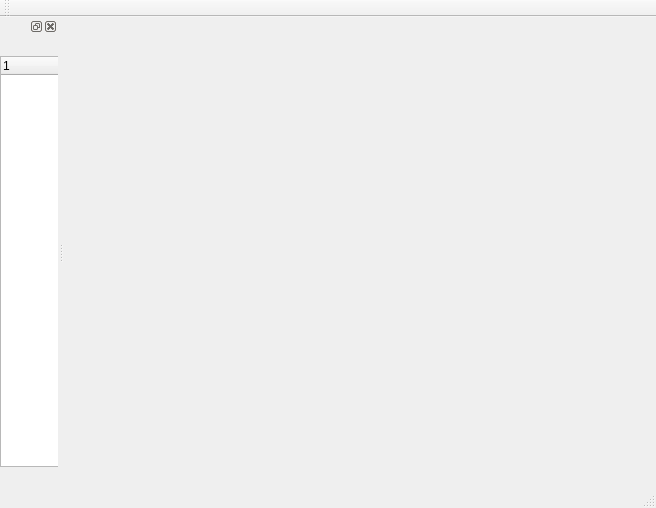
<?xml version="1.0" encoding="UTF-8"?>
<ui version="4.0">
 <class>MainWindow</class>
 <widget class="QMainWindow" name="MainWindow">
  <property name="geometry">
   <rect>
    <x>0</x>
    <y>0</y>
    <width>656</width>
    <height>508</height>
   </rect>
  </property>
  <property name="windowTitle">
   <string>MainWindow</string>
  </property>
  <widget class="QWidget" name="centralWidget"/>
  <widget class="QMenuBar" name="menuBar">
   <property name="geometry">
    <rect>
     <x>0</x>
     <y>0</y>
     <width>656</width>
     <height>21</height>
    </rect>
   </property>
  </widget>
  <widget class="QToolBar" name="mainToolBar">
   <attribute name="toolBarArea">
    <enum>TopToolBarArea</enum>
   </attribute>
   <attribute name="toolBarBreak">
    <bool>false</bool>
   </attribute>
  </widget>
  <widget class="QStatusBar" name="statusBar"/>
  <widget class="QDockWidget" name="dockWidget">
   <attribute name="dockWidgetArea">
    <number>1</number>
   </attribute>
   <widget class="QWidget" name="dockWidgetContents">
    <widget class="QTreeWidget" name="treeWidget">
     <property name="geometry">
      <rect>
       <x>0</x>
       <y>20</y>
       <width>291</width>
       <height>411</height>
      </rect>
     </property>
     <column>
      <property name="text">
       <string notr="true">1</string>
      </property>
     </column>
    </widget>
   </widget>
  </widget>
 </widget>
 <layoutdefault spacing="6" margin="11"/>
 <resources/>
 <connections/>
</ui>
